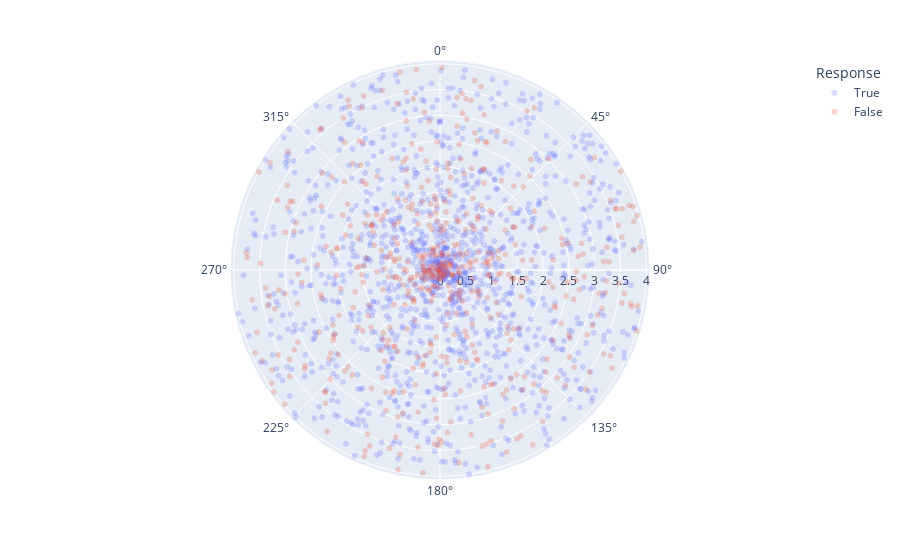

Here is the notebook cell this chart was saved with:
### Markdown cell above
### Visualize Trials

### Code cell
fig = px.scatter_polar(
    trial_data,
    r = trial_data['Radius'],
    theta = trial_data['Theta'],
    color = trial_data['Response'],
    color_continuous_scale = 'Viridis',
    opacity = .25
)

fig.show()

### Figure 1 — Plotly figure (JSON) as saved in the notebook; plotly's stock layout.template omitted (floating-point values rounded to 4 significant figures; data arrays with more than 128 entries replaced by an {"elided": "..."} marker saying what was removed)
{"data": [{"hovertemplate": "Response=True<br>Radius=%{r}<br>Theta=%{theta}<extra></extra>", "legendgroup": "True", "marker": {"color": "#636efa", "opacity": 0.25, "symbol": "circle"}, "mode": "markers", "name": "True", "r": {"elided": "1239 float values"}, "showlegend": true, "subplot": "polar", "theta": {"elided": "1239 float values"}, "type": "scatterpolargl"}, {"hovertemplate": "Response=False<br>Radius=%{r}<br>Theta=%{theta}<extra></extra>", "legendgroup": "False", "marker": {"color": "#EF553B", "opacity": 0.25, "symbol": "circle"}, "mode": "markers", "name": "False", "r": {"elided": "555 float values"}, "showlegend": true, "subplot": "polar", "theta": {"elided": "555 float values"}, "type": "scatterpolargl"}], "layout": {"legend": {"title": {"text": "Response"}, "tracegroupgap": 0}, "margin": {"t": 60}, "polar": {"angularaxis": {"direction": "clockwise", "rotation": 90}, "domain": {"x": [0, 1], "y": [0, 1]}}}}
